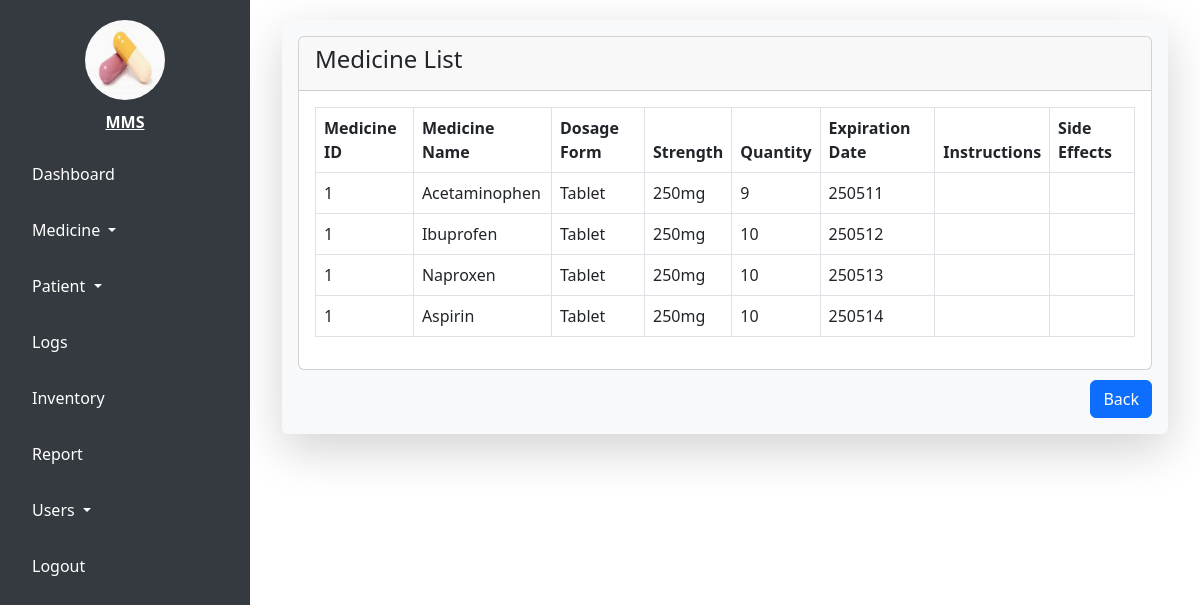
The page /analgesics.php (signed in) on the database its author committed.
### tables this page shows
CREATE TABLE `tbl_medicine` (
  `ID` int(11) NOT NULL,
  `MedicineID` varchar(6) NOT NULL,
  `MedicineName` varchar(20) NOT NULL,
  `DosageForm` varchar(20) NOT NULL,
  `Strength` varchar(20) NOT NULL,
  `Quantity` int(3) NOT NULL,
  `ExpirationDate` varchar(20) NOT NULL,
  `Instructions` varchar(200) NOT NULL,
  `SideEffects` varchar(200) NOT NULL
);

### analgesics.php (the view, shortened to what this page needs)
<?php
include 'connection/connection.php';
?>
<!DOCTYPE html>
<html>
<head>
    <link href="https://cdn.jsdelivr.net/npm/bootstrap@5.3.0-alpha1/dist/css/bootstrap.min.css" rel="stylesheet">
</head>
<body>
<div class="sidebar" id="sidebar">
    <a class="sidebar-brand" href="#">
        <img src="medicines/tablet2.jpeg" alt="Logo">
        <span>MMS</span>
    </a>
    <ul class="sidebar-nav nav flex-column">
        <li class="nav-item">
            <a class="nav-link" href="admin.php">Dashboard</a>
        </li>
        <li class="nav-item dropdown">
            <a class="nav-link dropdown-toggle" href="#" id="medicineDropdown" role="button" data-bs-toggle="dropdown" aria-haspopup="true" aria-expanded="false">
                Medicine
            </a>
        </li>
        <li class="nav-item dropdown">
            <a class="nav-link dropdown-toggle" href="#" id="patientDropdown" role="button" data-bs-toggle="dropdown" aria-haspopup="true" aria-expanded="false">
                Patient
            </a>
        </li>
        <li class="nav-item">
            <a class="nav-link" href="logs.php">Logs</a>
        </li>
        <li class="nav-item">
            <a class="nav-link" href="inventory.php">Inventory</a>
        </li>
        <li class="nav-item">
            <a class="nav-link" href="report.php">Report</a>
        </li>
        <li class="nav-item dropdown">
            <a class="nav-link dropdown-toggle" href="#" id="usersDropdown" role="button" data-bs-toggle="dropdown" aria-haspopup="true" aria-expanded="false">
                Users
            </a>
        </li>
        <li class="nav-item">
            <a class="nav-link" href="session.php">Logout</a>
        </li>
    </ul>
</div>
<?php
    $result = $conn->query("SELECT * FROM tbl_medicine");
  ?>
<div class="main-content" id="main-content">
  <div class="container-fluid">
  <div class="shadow-lg p-3 mb-5 bg-body-tertiary rounded">
    <div class="row g-3">
      <div class="col-xs-12">
        <div class="card">
          <div class="card-header">
            <h4>Medicine List</h4>
          </div>
          <div class="card-body">
            <div class="table-responsive">
              <table class="table table-hover table-bordered">
                <thead>
                  <tr>
                    <th>Medicine ID</th>
                    <th>Medicine Name</th>
                    <th>Dosage Form</th>
                    <th>Strength</th>
                    <th>Quantity</th>
                    <th>Expiration Date</th>
                    <th>Instructions</th>
                    <th>Side Effects</th>
                  </tr>
                </thead>
                <tbody>
                  <?php while ($row = mysqli_fetch_object($result)) { ?>
                    <tr>
                      <td><?php echo $row->MedicineID ?></td>
                      <td><?php echo $row->MedicineName ?></td>
                      <td><?php echo $row->DosageForm ?></td>
                      <td><?php echo $row->Strength ?></td>
                      <td><?php echo $row->Quantity ?></td>
                      <td><?php echo $row->ExpirationDate ?></td>
                      <td><?php echo $row->Instructions ?></td>
                      <td><?php echo $row->SideEffects ?></td>
                    </tr>
                  <?php } ?>
                </tbody>
              </table>
            </div>
          </div>
        </div>
        <a href="medicine.php" class="btn btn-primary float-end" style="margin-top: 10px">Back</a>
      </div>
    </div>
  </div>
</div>
</div>
</body>
</html>

### analgesics.php (style rules this page uses)
body { display: flex; height: 100vh; margin: 0; overflow-x: hidden; }
.sidebar { background-color: #343a40; width: 250px; display: flex; flex-direction: column; align-items: center; position: fixed; top: 0; left: 0; bottom: 0; transition: all 0.3s; z-index: 100; }
.sidebar-brand { font-weight: bold; color: #fff; text-align: center; margin: 20px 0; display: flex; flex-direction: column; align-items: center; }
.sidebar-brand img { margin-bottom: 10px; width: 80px; height: 80px; border-radius: 50%; }
.sidebar-nav { display: flex; flex-direction: column; gap: 1rem; width: 100%; align-items: start; padding: 0 1rem; }
.nav-item { width: 100%; }
.nav-link { color: #fff; padding: 0.5rem 1rem; text-align: left; border-radius: 0.25rem; width: 100%; transition: background-color 0.3s ease; }
.main-content { margin-left: 250px; padding: 20px; flex-grow: 1; transition: margin-left 0.3s; width: calc(100% - 250px); }

### rows shown on the page
tbl_medicine: MedicineID "1", MedicineName "Acetaminophen", DosageForm "Tablet", Strength "250mg", Quantity "9", ExpirationDate "250511"
tbl_medicine: MedicineID "1", MedicineName "Ibuprofen", DosageForm "Tablet", Strength "250mg", Quantity "10", ExpirationDate "250512"
tbl_medicine: MedicineID "1", MedicineName "Naproxen", DosageForm "Tablet", Strength "250mg", Quantity "10", ExpirationDate "250513"
tbl_medicine: MedicineID "1", MedicineName "Aspirin", DosageForm "Tablet", Strength "250mg", Quantity "10", ExpirationDate "250514"
